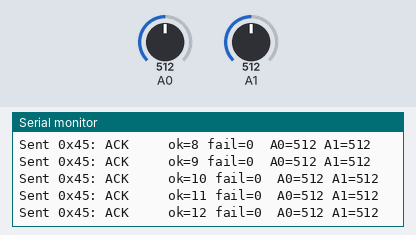
The sketch below on a simulated Arduino Uno, built with avr-gcc and run on an emulated ATmega328P. On the bench: the last lines printed to the serial monitor. Inputs (shaded band) come from the test bench; at power-on: A0 = 512, A1 = 512. No radio packets arrive unless stated.

Above: at 1.3 s.
1.4 s: A0 set to 716
At 1.44 s:
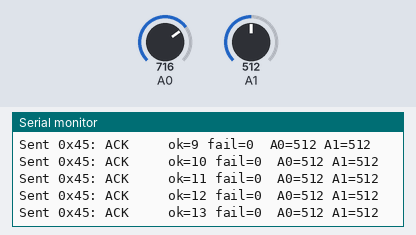
2.9 s: A1 set to 716
At 2.98 s:
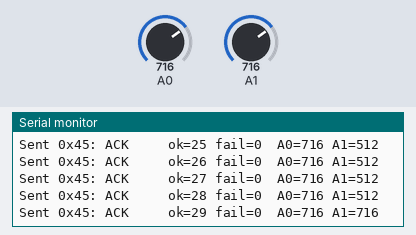
4.4 s: A0 set to 900
At 4.42 s:
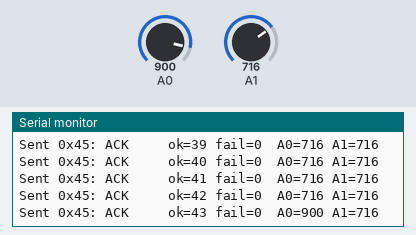
5.9 s: A1 set to 900
At 5.96 s:
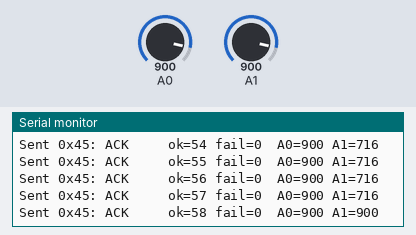
Timing chart, 0 to 8.4 s (numbered marks = the images above; inputs shaded):
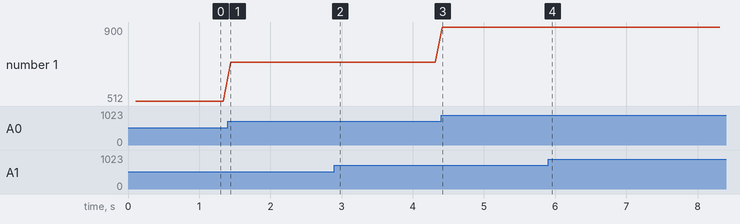

The sketch:

uno_nrf_tx_0x45.ino
```cpp
/*
 * uno_nrf_tx_0x45.ino - Arduino Uno (+ SpikerShield stack) -> STM32 radio link test.
 *
 * Uno version of nrf_tx_0x45 (that one is for the Nano ESP32 and will not compile on the Uno).
 * Sends the single byte 0x45 every 100 ms over an nRF24L01+ radio.
 * STM32 side: demo_nrf_rx_led_run() in stm_car_proj/Demos/demo_nrf_rx_led.c, LD2 turns on
 * while 0x45 is being received. No new STM32 code is needed.
 *
 * Radio settings MUST match the STM32 side:
 *   address "JOY01", channel 76, 250 kbps, PA LOW,
 *   RF24 defaults for the rest (32-byte static payload, auto-ACK, CRC16).
 *
 * Wiring (Uno pin numbers; SCK/MOSI/MISO are also on the 6-pin ICSP header):
 *   nRF VCC  -> 3.3V (NOT 5V)        nRF GND  -> GND
 *   nRF CE   -> D7                   nRF CSN  -> D8
 *   nRF SCK  -> D13  (ICSP pin 3)    nRF MOSI -> D11 (ICSP pin 4)
 *   nRF MISO -> D12  (ICSP pin 1)    nRF IRQ  -> not connected
 * D10 is deliberately NOT used: some Heart & Brain boards use it for a carrier signal.
 * It still becomes an output (SPI master needs that), so don't wire anything to it.
 *
 * It also prints A0/A1 so you can check the radio doesn't add noise to the EMG channels.
 *
 * Arduino IDE: Board = "Arduino Uno". Library: "RF24" by TMRh20.
 * Serial Monitor: 115200 baud.
 */
#include <SPI.h>
#include <RF24.h>
#include <printf.h>                     // ships with RF24; needed for printPrettyDetails() on AVR

#define NRF_CE_PIN   7
#define NRF_CSN_PIN  8

RF24 radio(NRF_CE_PIN, NRF_CSN_PIN);
const byte address[6] = "JOY01";        // must match RADIO_ADDR on the STM32

const uint8_t payload = 0x45;           // must match EXPECTED_BYTE on the STM32
const unsigned long SEND_PERIOD_MS = 100;

unsigned long ack_count = 0;
unsigned long fail_count = 0;

void setup() {
  // No LED feedback: the Uno's LED is on D13, which is now the SPI clock (it will flicker, that's normal)
  Serial.begin(115200);
  printf_begin();
  delay(100);

  if (!radio.begin() || !radio.isChipConnected()) {
    while (true) {
      Serial.println("NRF24 not detected! Check wiring (MOSI/MISO swapped?) and 3.3V power.");
      delay(1000);
    }
  }

  radio.setPALevel(RF24_PA_LOW);
  radio.setDataRate(RF24_250KBPS);
  radio.setChannel(76);
  radio.openWritingPipe(address);
  radio.stopListening();                // transmitter mode

  radio.printPrettyDetails();           // check: channel 76, 250 KBPS, TX address 0x31304b4f4a ("JOY01")
  Serial.println("Uno 0x45 transmitter ready");
}

void loop() {
  bool acked = radio.write(&payload, sizeof(payload));
  if (acked) ack_count++; else fail_count++;

  Serial.print("Sent 0x45: ");
  Serial.print(acked ? "ACK    " : "NO ACK ");
  Serial.print(" ok=");
  Serial.print(ack_count);
  Serial.print(" fail=");
  Serial.print(fail_count);
  Serial.print("  A0=");
  Serial.print(analogRead(A0));
  Serial.print(" A1=");
  Serial.println(analogRead(A1));

  delay(SEND_PERIOD_MS);
}
```

Measured:
- after the input at 2.9 s, the serial monitor: prints a new line after 0.08 s (image 2)
- after the input at 4.4 s, the serial monitor: prints a new line at once (image 3)
- after the input at 5.9 s, the serial monitor: prints a new line after 0.05 s (image 4)
- plotted number 1: 512 → 716 after the input at 1.4 s, 716 → 900 after the input at 4.4 s
